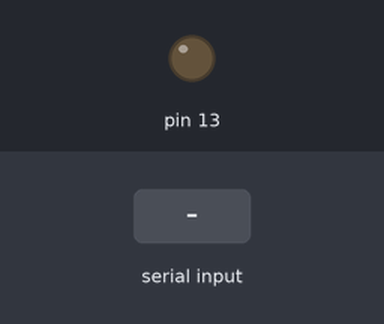
Recording of a sketch running on a simulated Arduino Uno, built with avr-gcc and run on an emulated ATmega328P. Shown: output pins drawn as LEDs (lit = HIGH). Inputs (shaded band) come from the test bench.

Above: at 1.2 s.
1.3 s: "1" received over Serial
At 1.42 s:
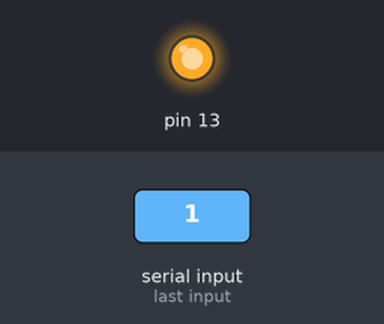
Timing chart, 0 to 4.3 s (numbered marks = the images above; inputs shaded):
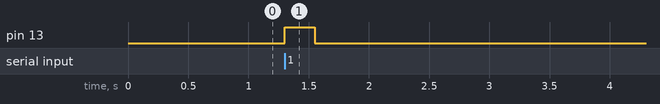

Measured:
- after the input at 1.3 s, pin 13: LOW → HIGH at once, → LOW 0.25 s later

The sketch:

Blink.ino
```cpp
void setup() {
  Serial.begin(9600);
  pinMode(13, OUTPUT);
}

// the loop function runs over and over again forever
void loop() {
  if (Serial.available() != 0) {
    Serial.read();
    digitalWrite(13, HIGH);
    delay(250);
    digitalWrite(13, LOW);
  }
}
```
